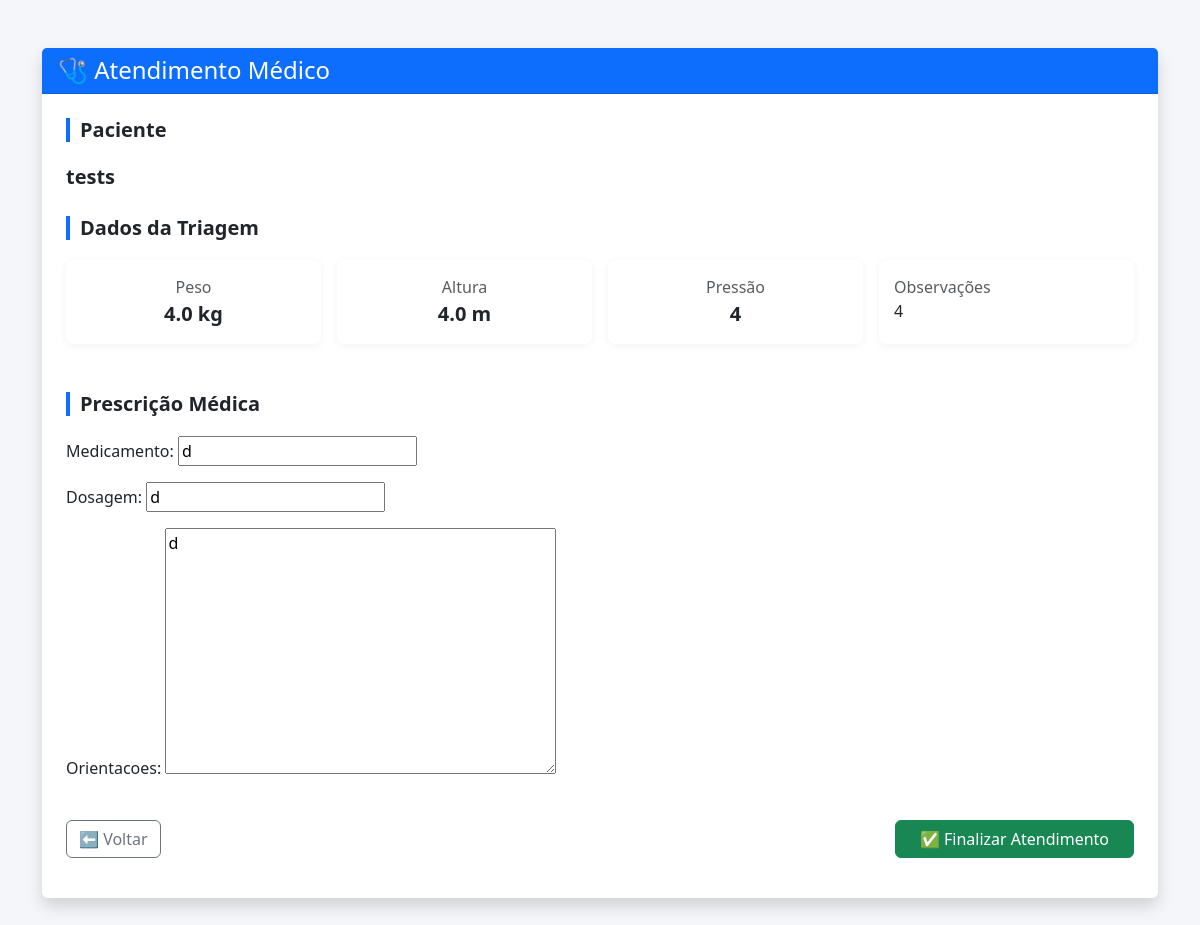
The app's page /consulta/atender/19/ with its own data.
### consulta/models.py (models this page shows, shortened)
class Consulta(models.Model):
    paciente = models.ForeignKey(
        Paciente,
        on_delete=models.CASCADE
    )
    medico = models.ForeignKey(
        Medico,
        on_delete=models.CASCADE,
        null=True,
        blank=True
    )
    status = models.CharField(
        max_length=30,
        default='AGUARDANDO_TRIAGEM'
    )
    data = models.DateTimeField(auto_now_add=True)

class Prescricao(models.Model):
    consulta = models.OneToOneField(
        Consulta,
        on_delete=models.CASCADE,
        related_name='prescricao'
    )
    medicamento = models.CharField(max_length=100)
    dosagem = models.CharField(max_length=100)
    orientacoes = models.TextField()

### pacientes/models.py (models this page shows)
class Paciente(models.Model):
    nome = models.CharField(max_length=100)
    idade = models.IntegerField()
    cpf = models.CharField(max_length=14, unique=True)
    def __str__(self):
        return self.nome

### triagem/models.py (models this page shows, shortened)
class Triagem(models.Model):
    consulta = models.OneToOneField(
        Consulta,
        on_delete=models.CASCADE
    )
    peso = models.FloatField()
    altura = models.FloatField()
    pressao = models.CharField(max_length=10)
    observacoes = models.TextField(blank=True)

### consulta/views.py (the view)
# urls.py: path('atender/<int:consulta_id>/', views.atender_consulta, name='atender_consulta'),
def atender_consulta(request, consulta_id):
    consulta = get_object_or_404(Consulta, id=consulta_id)
    triagem = get_object_or_404(Triagem, consulta=consulta)
    prescricao = getattr(consulta, 'prescricao', None)
    if request.method == 'POST':
        form = PrescricaoForm(request.POST, instance=prescricao)
        if form.is_valid():
            prescricao = form.save(commit=False)
            prescricao.consulta = consulta
            prescricao.save()
            consulta.status = 'FINALIZADA'
            consulta.save()
            return redirect('fila_medico')
    else:
        form = PrescricaoForm(instance=prescricao)
    return render(request, 'consulta/atender_consulta.html', {
        'consulta': consulta,
        'triagem': triagem,
        'form': form,   # 🔴 ISSO É O QUE FALTAVA
    })

### consulta/forms.py
class PrescricaoForm(forms.ModelForm):
    class Meta:
        model = Prescricao
        fields = ['medicamento', 'dosagem', 'orientacoes']

### consulta/templates/consulta/atender_consulta.html (shortened to what this page needs)
<!DOCTYPE html>
<html lang="pt-br">
<head>
    <link href="https://cdn.jsdelivr.net/npm/bootstrap@5.3.2/dist/css/bootstrap.min.css" rel="stylesheet">
</head>
<body>
<div class="container my-5">
    <div class="card shadow border-0">
        <div class="card-header bg-primary text-white">
            <h4 class="mb-0">🩺 Atendimento Médico</h4>
        </div>
        <div class="card-body p-4">
            <div class="mb-4">
                <h5 class="section-title">Paciente</h5>
                <p class="fs-5 mb-0"><strong>{{ consulta.paciente }}</strong></p>
            </div>
            <div class="mb-5">
                <h5 class="section-title">Dados da Triagem</h5>
                <div class="row g-3">
                    <div class="col-md-3">
                        <div class="info-box text-center">
                            <div class="text-muted">Peso</div>
                            <div class="fs-5 fw-bold">{{ triagem.peso }} kg</div>
                        </div>
                    </div>
                    <div class="col-md-3">
                        <div class="info-box text-center">
                            <div class="text-muted">Altura</div>
                            <div class="fs-5 fw-bold">{{ triagem.altura }} m</div>
                        </div>
                    </div>
                    <div class="col-md-3">
                        <div class="info-box text-center">
                            <div class="text-muted">Pressão</div>
                            <div class="fs-5 fw-bold">{{ triagem.pressao }}</div>
                        </div>
                    </div>
                    <div class="col-md-3">
                        <div class="info-box">
                            <div class="text-muted">Observações</div>
                            <div>{{ triagem.observacoes|default:"—" }}</div>
                        </div>
                    </div>
                </div>
            </div>
            <div class="mb-3">
                <h5 class="section-title">Prescrição Médica</h5>
                <form method="post">
                    <div class="row">
                        <div class="col-md-12">
                            {{ form.as_p }}
                        </div>
                    </div>
                    <div class="d-flex justify-content-between mt-4">
                        <a href="{% url 'fila_medico' %}" class="btn btn-outline-secondary">
                            ⬅ Voltar
                        </a>
                        <button type="submit" class="btn btn-success px-4">
                            ✅ Finalizar Atendimento
                        </button>
                    </div>
                </form>
            </div>
        </div>
    </div>
</div>
</body>
</html>

### consulta/templates/consulta/atender_consulta.html (style rules this page uses)
body { background-color: #f4f6f9; }
.section-title { font-weight: 600; border-left: 4px solid #0d6efd; padding-left: 10px; margin-bottom: 20px; }
.info-box { background: #fff; border-radius: 8px; padding: 15px; box-shadow: 0 2px 8px rgba(0,0,0,.05); height: 100%; }

### records on screen
Consulta: paciente "tests"
Triagem: peso "4.0", altura "4.0", pressao "4", observacoes "4"
Prescricao: medicamento "d", dosagem "d", orientacoes "d"
